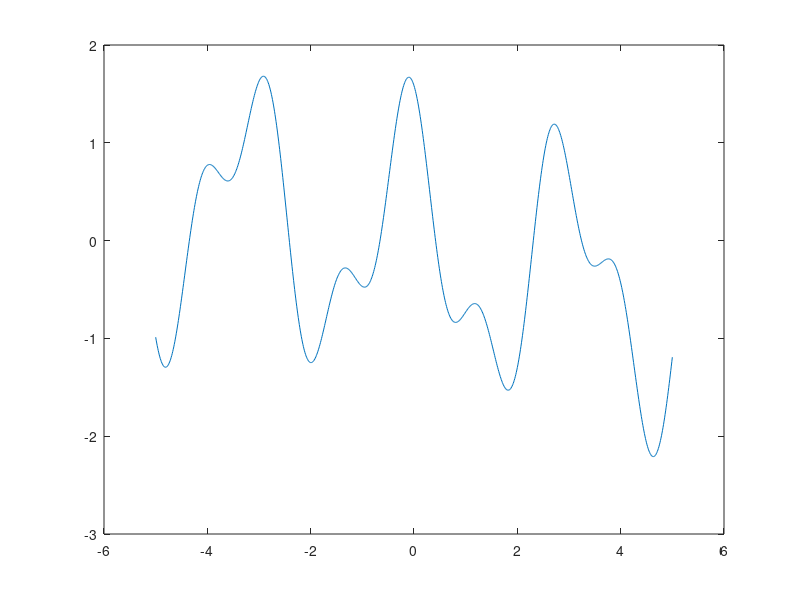

This figure's MATLAB source: (Note: this script raises an error after producing the figure.)
function net = funApprox(nType,tSize)
rng(12345) % blocco il seed

% utilizziamo ora mlp o grnn per approssimare le funzioni
% Function approximation with MLP o GRNN
% nType = 1 MLP
% nTYpe = 2 GRNN
if nargin<1
    nType=1;
end
if nargin<2
    tSize = 0.2;
end
% prendiamo somma di sinusoidi con coefficienti casuali

% definiamo il tempo in cui la definiamo
t = -5:0.01:5;

% generiamo un vettore casuale di valori
a = rand(1,9)*2; % 2hz
% noi stiamo campionando a 100 hz e quindi rispettiamo il teorema di
% shannon
% e il valore della funzione che sarà quindi 
y = a(1)*cos(2*pi*a(2)*t + a(3)) + ...
    a(4)*cos(2*pi*a(5)*t + a(6)) + ...
    a(7)*cos(2*pi*a(8)*t + a(9));
fh=figure();
plot(t,y)

% SECONDA SIMULAZIONE
tsamp = 1:5:numel(t);
xtrain = t(tsamp);
ttrain = y(tsamp);

% t vettore ordinato
ntest= round(tSize*size(t',1));
ntrain=size(t',1)-ntest;

% creiamo il vettore di indici
% randperm costruisce una permutazione di numeri casuali sulla dimensione
% dei tempi

randix = randperm(size(t',1));

% ne prendiamo un numero pari al numero del train
ixtrain = randix(1:ntrain);
ixtest = randix(ntrain +1 : end);

% xtrain = t(ixtrain);
% ttrain = y(ixtrain);
xtest = t(ixtest);
ttest = y(ixtest);


% definisco lo spread per grnn
spread = 0.5;
% SECONDA SIMULAZIONE
spread = 0.02;
spread = 0.05;

% effettuiamo uno shuffling del test e del training
switch nType
    case 1
        % costruiamo la rete sempre con due strati nascosti di 5 neuroni e
        % 2 neuroni
        % net = feedforwardnet([5 2]);
        % SECONDA SIMULAZIONE
        net = feedforwardnet([20 2]);
        net = feedforwardnet([20 4]);
        net.divideFcn = '';
        % SECONDA SIMULAZIONE COMMENTO SOTTO
%         net.divideParam.testRatio=0;
%         net.divideParam.trainRatio=0.85;
%         net.divideParam.valRatio=0.15;
        net = train(net,xtrain,ttrain);
    case 2 % GRNN
        % ha una sintassi simile alla rbf
        net = newgrnn(xtrain,ttrain,spread);
end
% per vedere come si comporta complessivamente la rete possiamo passare
% l'intero vettore dei tempi
yn = net(t);
figure(fh)
hold on 

plot(xtrain,ttrain,'ok')
plot(t,yn,'r')
% con la prima simulazione il risultato è scarso

% un altro approccio che possiamo considerare è quello di passare alla rete
% per il training una versione sottocampionata e quindi costruisco il
% nostro training set usando un passo diverso e passare dalla frequenza di
% campionamento di 100 hz anche a meno della metà

% SECONDA SIMULAZIONE 
% con lo spread impostato (correlato al tempo di campionamento) i nostri
% esempi di training sono distanti tra loro 50 ms 
% con un piccolo spread vogliamo avere gaussiane sovrapposte 

% rimodulo ancora: impongo spread = 0.05 in modo che la gaussiana abbia
% dimensione tra i nostri esempi

% SECONDA MLP


% le due reti vedono entrambe il raining set
% ma hanno apporcci diverse
% la grnn usa apporssimazioni locali basati su centri delle gaussiane su
% esempi disponibili sul training set
% abbiamo quindi sotto campionamento regolare e i dati che prima erano
% rappresentati a 10 ora sono a 50 ms, ogni 50 ms la grnn posiziona una
% gaussiana che servirà da base per approssimazione locale in quell'intorno
% con una sovrapposzizione tra diverse gaussiane che viene risolta in una
% produzione dell'uscita sulla base dei pesi dell'ultimo strato

% nel mlp dobbiamo costruire approx attraverso modello non su approx locale
% ma generale e in questo caso dipenderà dai GDL che consentiamo alla rete
% quindi connessioni sinapriche e quanto potrà adattarsi al nostro training

% ottenendo una buona approssimazione del grnn abbiamo visto che i gdl
% della rete era 201 pesi sinaptici , quindi per gfare confronto di un mlp
% abbiamo consentito a mlp un numero confrontabile di parametri liberi
% aumentando i neuroni nei due strati nascosti con cui abbiamo organizzato
% i neuroni

% quindi da una parte gioco su spread dall'altra sui numeri dei neuroni.


% per fare un confronto equo dobbiamo bloccare gli indici con un settaggio
% di seed